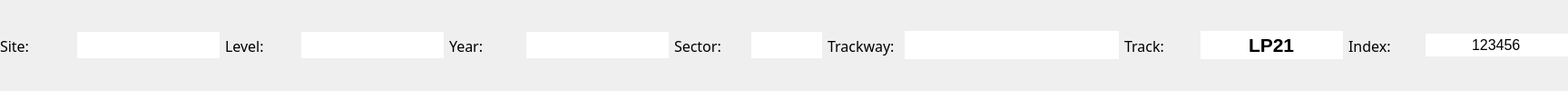
    <widget class="QWidget" name="trackwayWidget" native="true">
     <property name="font">
      <font>
       <pointsize>12</pointsize>
       <weight>50</weight>
       <bold>false</bold>
      </font>
     </property>
     <layout class="QHBoxLayout" name="horizontalLayout_8" stretch="1,2,1,2,1,2,1,1,1,3,1,2,1,2">
      <property name="leftMargin">
       <number>0</number>
      </property>
      <property name="topMargin">
       <number>8</number>
      </property>
      <property name="rightMargin">
       <number>0</number>
      </property>
      <property name="bottomMargin">
       <number>8</number>
      </property>
      <item>
       <widget class="QLabel" name="label_6">
        <property name="font">
         <font>
          <family>Abadi MT Condensed Light</family>
          <pointsize>12</pointsize>
          <weight>50</weight>
          <bold>false</bold>
         </font>
        </property>
        <property name="text">
         <string>Site:</string>
        </property>
       </widget>
      </item>
      <item>
       <widget class="QLineEdit" name="siteLE">
        <property name="sizePolicy">
         <sizepolicy hsizetype="Expanding" vsizetype="Fixed">
          <horstretch>0</horstretch>
          <verstretch>0</verstretch>
         </sizepolicy>
        </property>
        <property name="font">
         <font>
          <family>Lucida Grande</family>
          <pointsize>14</pointsize>
          <weight>75</weight>
          <bold>true</bold>
         </font>
        </property>
        <property name="text">
         <string/>
        </property>
        <property name="frame">
         <bool>false</bool>
        </property>
        <property name="alignment">
         <set>Qt::AlignCenter</set>
        </property>
       </widget>
      </item>
      <item>
       <widget class="QLabel" name="label_5">
        <property name="font">
         <font>
          <family>Abadi MT Condensed Light</family>
          <pointsize>12</pointsize>
          <weight>50</weight>
          <bold>false</bold>
         </font>
        </property>
        <property name="text">
         <string>Level:</string>
        </property>
       </widget>
      </item>
      <item>
       <widget class="QLineEdit" name="levelLE">
        <property name="sizePolicy">
         <sizepolicy hsizetype="Expanding" vsizetype="Fixed">
          <horstretch>0</horstretch>
          <verstretch>0</verstretch>
         </sizepolicy>
        </property>
        <property name="font">
         <font>
          <family>Lucida Grande</family>
          <pointsize>14</pointsize>
          <weight>75</weight>
          <bold>true</bold>
         </font>
        </property>
        <property name="text">
         <string/>
        </property>
        <property name="frame">
         <bool>false</bool>
        </property>
        <property name="alignment">
         <set>Qt::AlignCenter</set>
        </property>
       </widget>
      </item>
      <item>
       <widget class="QLabel" name="label_4">
        <property name="font">
         <font>
          <family>Abadi MT Condensed Light</family>
          <pointsize>12</pointsize>
          <weight>50</weight>
          <bold>false</bold>
         </font>
        </property>
        <property name="text">
         <string>Year:</string>
        </property>
       </widget>
      </item>
      <item>
       <widget class="QLineEdit" name="yearLE">
        <property name="sizePolicy">
         <sizepolicy hsizetype="Expanding" vsizetype="Fixed">
          <horstretch>0</horstretch>
          <verstretch>0</verstretch>
         </sizepolicy>
        </property>
        <property name="font">
         <font>
          <family>Lucida Grande</family>
          <pointsize>14</pointsize>
          <weight>75</weight>
          <bold>true</bold>
         </font>
        </property>
        <property name="text">
         <string/>
        </property>
        <property name="frame">
         <bool>false</bool>
        </property>
        <property name="alignment">
         <set>Qt::AlignCenter</set>
        </property>
       </widget>
      </item>
      <item>
       <widget class="QLabel" name="label_7">
        <property name="font">
         <font>
          <family>Abadi MT Condensed Light</family>
          <pointsize>12</pointsize>
          <weight>50</weight>
          <bold>false</bold>
         </font>
        </property>
        <property name="text">
         <string>Sector:</string>
        </property>
       </widget>
      </item>
      <item>
       <widget class="QLineEdit" name="sectorLE">
        <property name="sizePolicy">
         <sizepolicy hsizetype="Expanding" vsizetype="Fixed">
          <horstretch>0</horstretch>
          <verstretch>0</verstretch>
         </sizepolicy>
        </property>
        <property name="font">
         <font>
          <family>Lucida Grande</family>
          <pointsize>14</pointsize>
          <weight>75</weight>
          <bold>true</bold>
         </font>
        </property>
        <property name="text">
         <string/>
        </property>
        <property name="frame">
         <bool>false</bool>
        </property>
        <property name="alignment">
         <set>Qt::AlignCenter</set>
        </property>
       </widget>
      </item>
      <item>
       <widget class="QLabel" name="label_3">
        <property name="font">
         <font>
          <family>Abadi MT Condensed Light</family>
          <pointsize>12</pointsize>
          <weight>50</weight>
          <bold>false</bold>
         </font>
        </property>
        <property name="text">
         <string>Trackway:</string>
        </property>
       </widget>
      </item>
      <item>
       <widget class="QLineEdit" name="trackwayLE">
        <property name="font">
         <font>
          <family>Lucida Grande</family>
          <pointsize>16</pointsize>
          <weight>75</weight>
          <bold>true</bold>
         </font>
        </property>
        <property name="frame">
         <bool>false</bool>
        </property>
       </widget>
      </item>
      <item>
       <widget class="QLabel" name="label">
        <property name="font">
         <font>
          <family>Abadi MT Condensed Light</family>
          <pointsize>12</pointsize>
          <weight>50</weight>
          <bold>false</bold>
         </font>
        </property>
        <property name="text">
         <string>Track:</string>
        </property>
       </widget>
      </item>
      <item>
       <widget class="QLineEdit" name="trackNameLE">
        <property name="sizePolicy">
         <sizepolicy hsizetype="Expanding" vsizetype="Fixed">
          <horstretch>0</horstretch>
          <verstretch>0</verstretch>
         </sizepolicy>
        </property>
        <property name="font">
         <font>
          <family>Lucida Grande</family>
          <pointsize>16</pointsize>
          <weight>75</weight>
          <italic>false</italic>
          <bold>true</bold>
         </font>
        </property>
        <property name="focusPolicy">
         <enum>Qt::WheelFocus</enum>
        </property>
        <property name="text">
         <string>LP21</string>
        </property>
        <property name="frame">
         <bool>false</bool>
        </property>
        <property name="alignment">
         <set>Qt::AlignCenter</set>
        </property>
       </widget>
      </item>
      <item>
       <widget class="QLabel" name="label_2">
        <property name="font">
         <font>
          <family>Abadi MT Condensed Light</family>
          <pointsize>12</pointsize>
          <weight>50</weight>
          <bold>false</bold>
         </font>
        </property>
        <property name="text">
         <string>Index:</string>
        </property>
       </widget>
      </item>
      <item>
       <widget class="QLineEdit" name="trackIndexLE">
        <property name="sizePolicy">
         <sizepolicy hsizetype="Expanding" vsizetype="Fixed">
          <horstretch>0</horstretch>
          <verstretch>0</verstretch>
         </sizepolicy>
        </property>
        <property name="font">
         <font>
          <family>Lucida Grande</family>
          <pointsize>12</pointsize>
          <weight>50</weight>
          <italic>false</italic>
          <bold>false</bold>
          <kerning>false</kerning>
         </font>
        </property>
        <property name="text">
         <string>123456</string>
        </property>
        <property name="frame">
         <bool>false</bool>
        </property>
        <property name="alignment">
         <set>Qt::AlignCenter</set>
        </property>
       </widget>
      </item>
     </layout>
    </widget>
